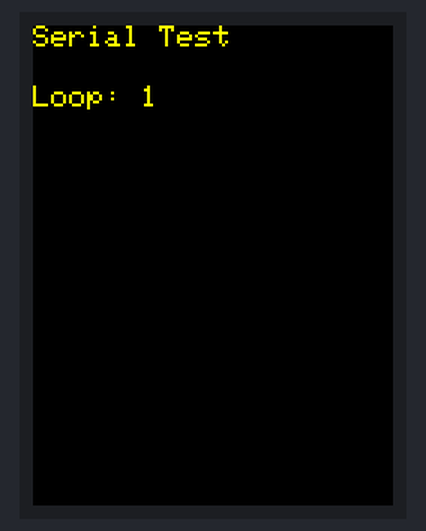
This sketch was run on a simulated ESP32. Shown: 240×320 colour display. What the sketch prints to the serial monitor is not drawn.

Above: at 1.3 s.
At 21.4 s:
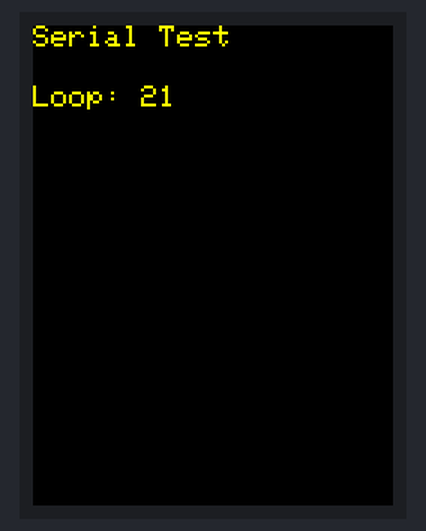
At 34.4 s:
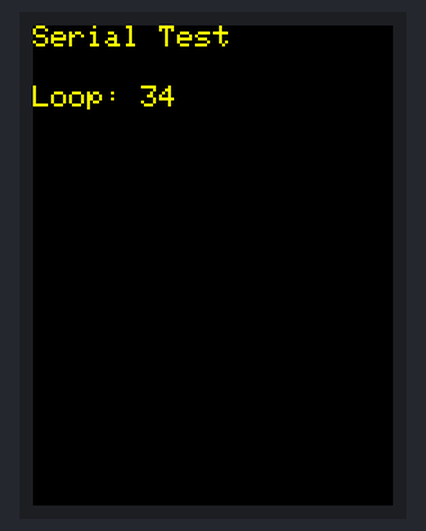
At 38.4 s:
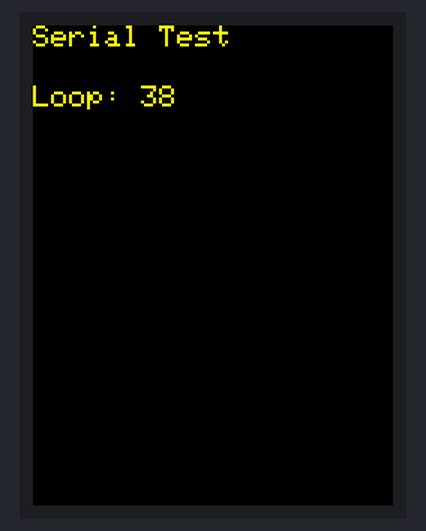

Measured:
- what the display in image 2 shows lasts 1.0 s, from 34.4 s to 35.4 s

The sketch:

02-exact-pins.ino
```cpp
#include <TFT_eSPI.h>

// Exact same pin definitions as ALNScanner
#define SOFT_SPI_SCK  22
#define SOFT_SPI_MOSI 27
#define SOFT_SPI_MISO 35
#define RFID_SS       3
#define TOUCH_IRQ  36

TFT_eSPI tft = TFT_eSPI();

void setup() {
  Serial.begin(115200);
  delay(1000);
  Serial.println("\n=== Pin Test - Before TFT ===");

  // Initialize TFT exactly like ALNScanner
  tft.init();
  Serial.println("TFT initialized");

  tft.setRotation(0);
  tft.fillScreen(TFT_BLACK);
  tft.setTextColor(TFT_YELLOW, TFT_BLACK);
  tft.setTextSize(2);
  tft.setCursor(0, 0);
  tft.println("Serial Test");
  Serial.println("Display configured");

  // Configure exact same pins as ALNScanner
  pinMode(SOFT_SPI_SCK, OUTPUT);
  pinMode(SOFT_SPI_MOSI, OUTPUT);
  pinMode(SOFT_SPI_MISO, INPUT);
  pinMode(RFID_SS, OUTPUT);
  digitalWrite(RFID_SS, HIGH);
  digitalWrite(SOFT_SPI_SCK, LOW);
  Serial.println("RFID pins configured");

  pinMode(TOUCH_IRQ, INPUT_PULLUP);
  Serial.println("Touch pin configured");

  Serial.println("=== All pins configured ===");
}

void loop() {
  Serial.println("Loop running with all pins configured!");
  tft.setCursor(0, 40);
  tft.printf("Loop: %lu", millis()/1000);
  delay(1000);
}
```
